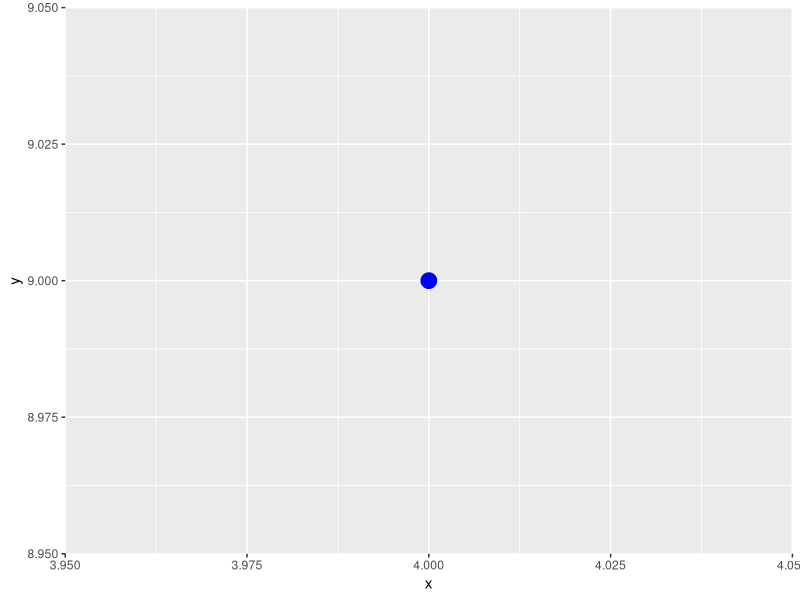
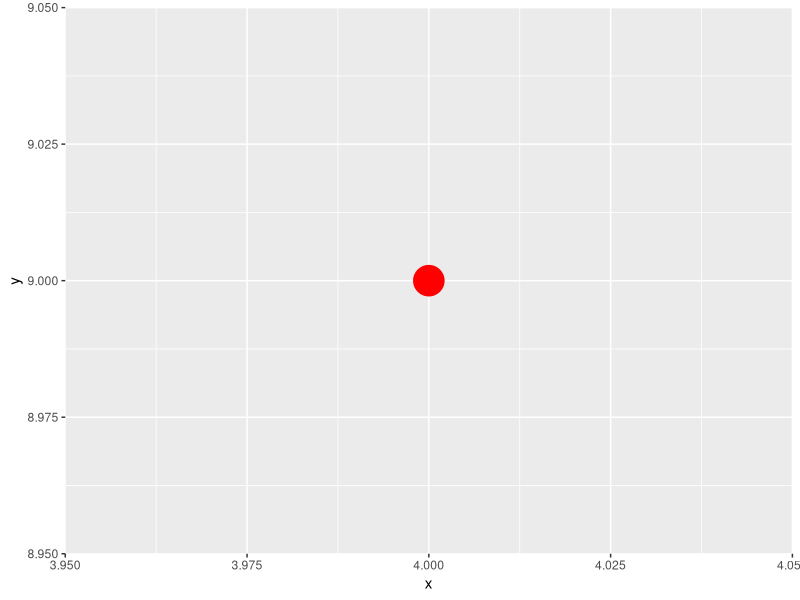
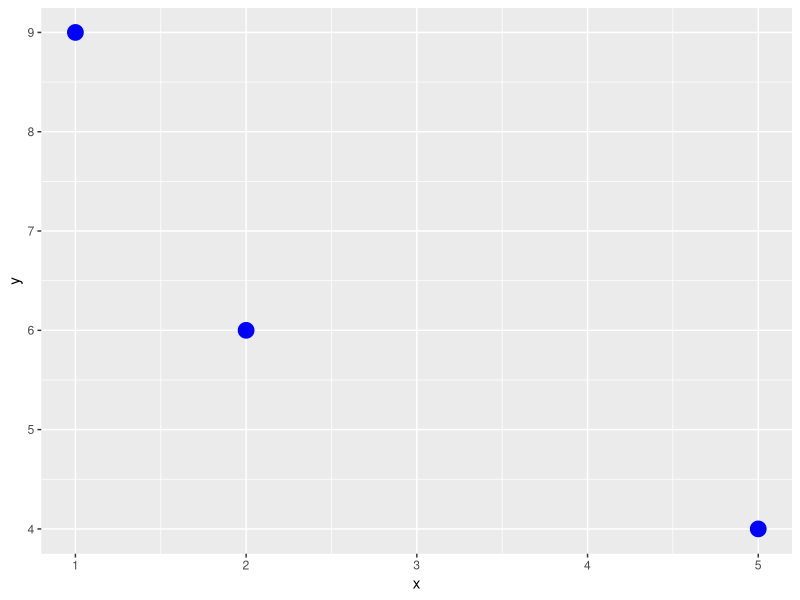
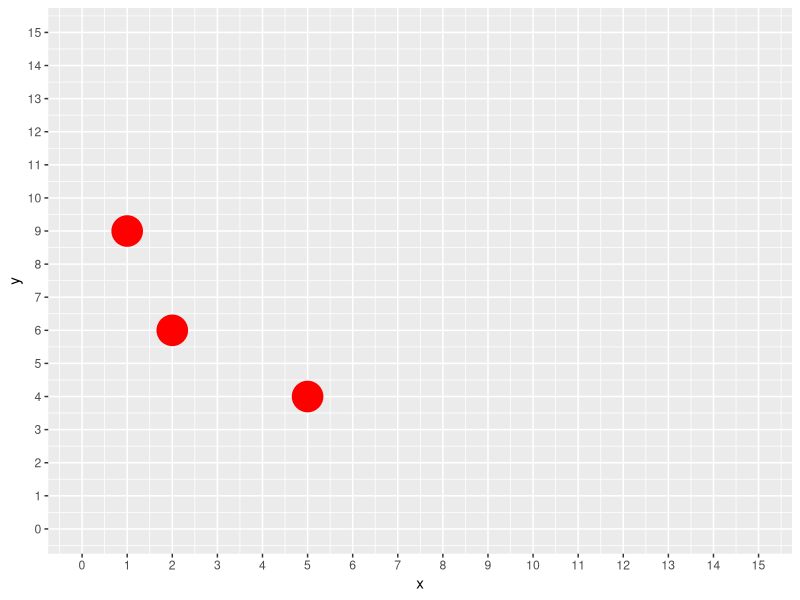
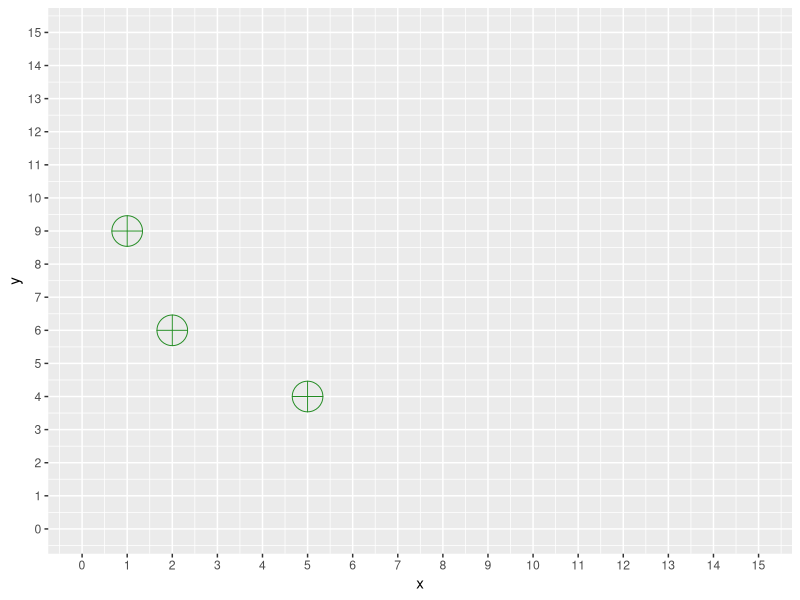
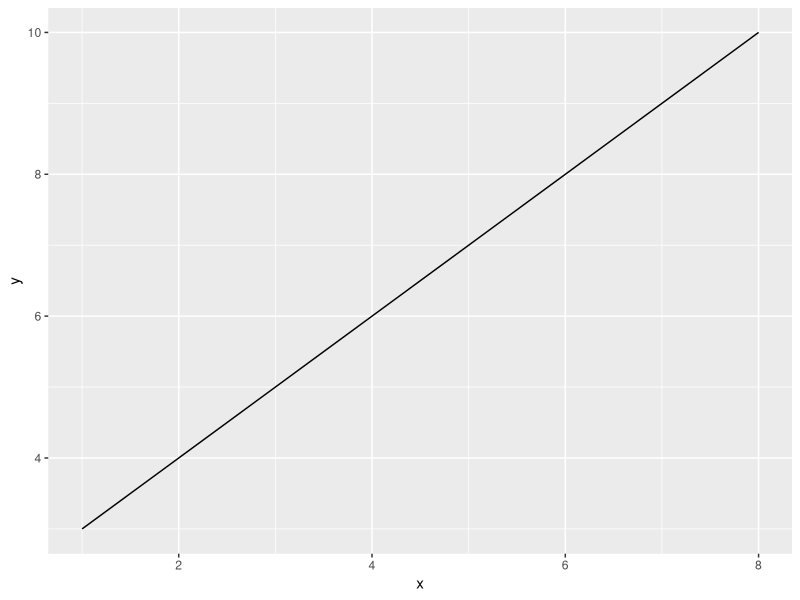
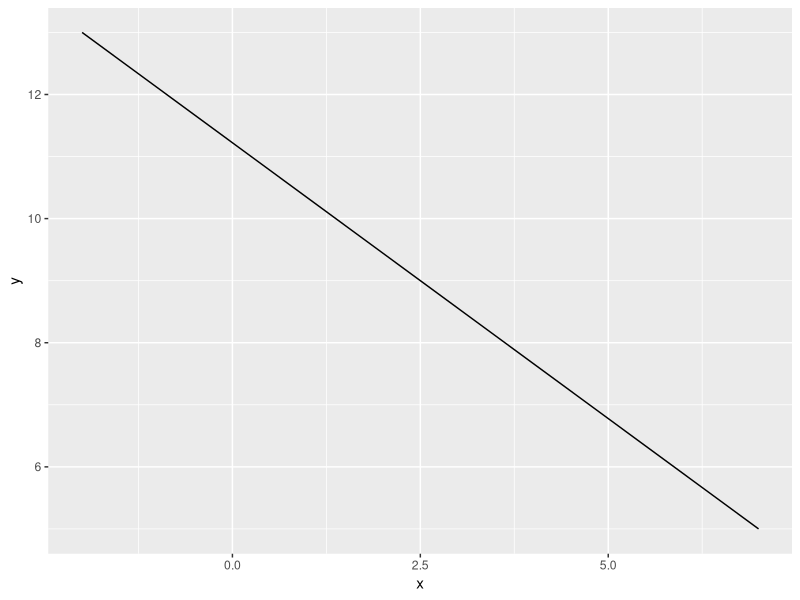

Generate these figures, in order, with R:
a<-2
b<-5
x<-c(2,3,4,5,6,7,8,9)
x[3:6]
x[-3:-6]
x<-c(3,6,8)
y<-c(1,2,3)
s<-c(4,5,6)
D<-data.frame(x,y,s)
library(ggplot2)
x<-4
y<-9
dat<-data.frame(x,y)
ggplot()+geom_point(data=dat,aes(x=x,y=y),size=5,color="blue")
ggplot()+geom_point(data=dat,aes(x=x,y=y),size=10,color="red")
x<-c(2,5,1)
y<-c(6,4,9)
dat<-data.frame(x,y)
ggplot()+geom_point(data=dat,aes(x=x,y=y),size=5,color="blue")
ggplot()+geom_point(data=dat,aes(x=x,y=y),size=10,color="red")+
  scale_x_continuous(limits = c(0,15),breaks=seq(0,15,1))+
  scale_y_continuous(limits = c(0,15),breaks=seq(0,15,1))
ggplot()+geom_point(data=dat,aes(x=x,y=y),size=10,color="forestgreen",shape=10)+
  scale_x_continuous(limits = c(0,15),breaks=seq(0,15,1))+
  scale_y_continuous(limits = c(0,15),breaks=seq(0,15,1))
x<-c(1,8)
y<-c(3,10)
dat<-data.frame(x,y)
ggplot()+geom_line(data=dat,aes(x=x,y=y))
dat$x
dat$x<-c(-2,7)
dat$y<-c(13,5)
ggplot()+geom_line(data=dat,aes(x=x,y=y))
